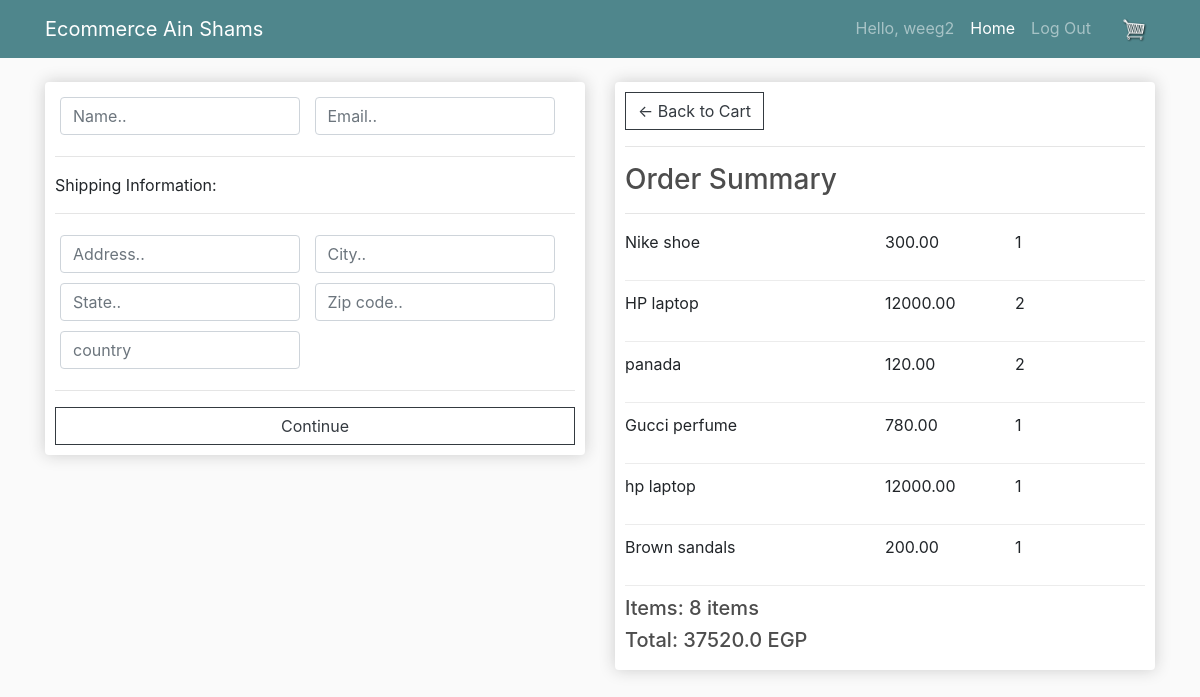
Page /checkout (signed in) on the earlier database version.
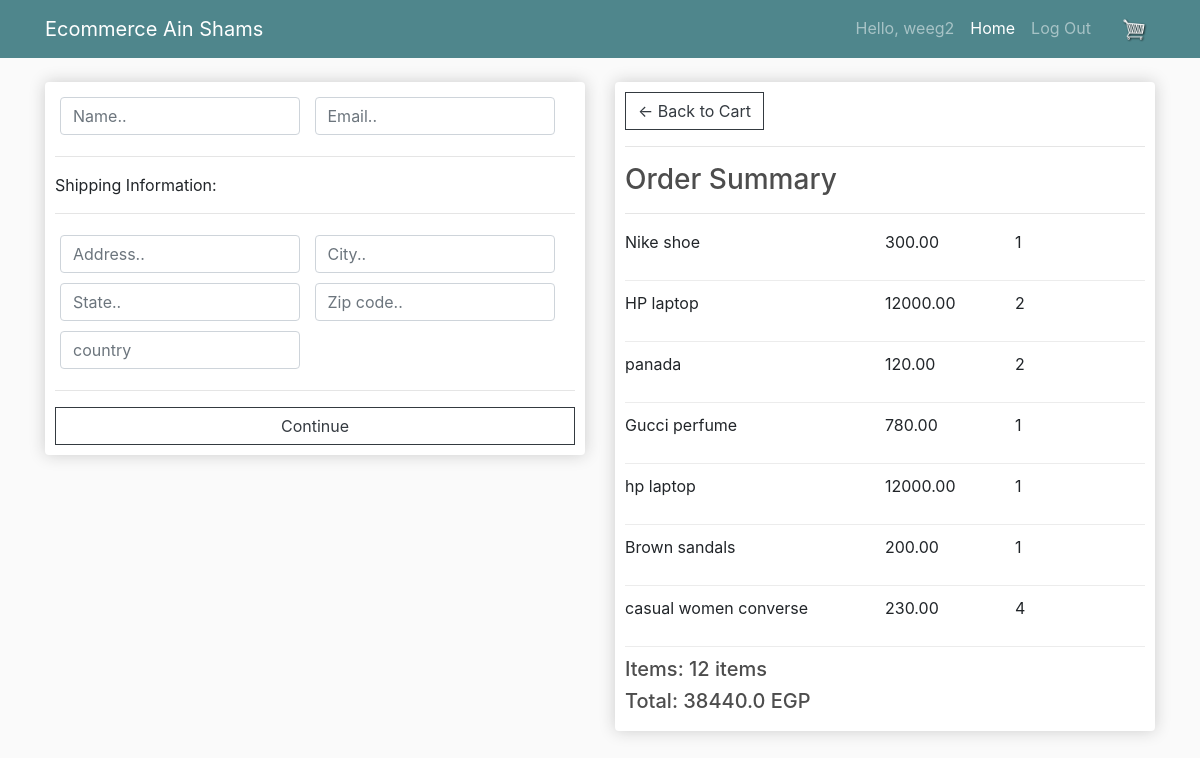
Same page on the later database version.
### home/models.py (models this page shows, shortened)
class OrderItem(models.Model):
    order = models.ForeignKey(Order,null=True,blank=True,on_delete = models.SET_NULL)
    product = models.ForeignKey(Product,null=True,blank=True,on_delete = models.SET_NULL)
    quantity = models.IntegerField(default=0,null=True,blank=True)
    date_added = models.DateTimeField(auto_now_add=True)
    @property
    def get_total(self):
        total=self.product.price * self.quantity
        return total

class Product (models.Model):
    CATEGORY=(
        ('clothes','clothes'),
        ('shoes','shoes'),
        ('watches','watches'),
        ('laptops','laptops'),
        ('mobile phones','mobile phones'),
        ('headphones/headsets','headphones/headsets'),
        ('perfumes/deodrants','perfumes/deodrants'),
        ('accessories','accessories'),
        ('kid toys','kid toys'),
    )
    name = models.CharField(max_length=200,null=True)
    slug = models.SlugField(unique=True)
    description = models.TextField()
    price = models.FloatField()
    image = models.ImageField(null=True,blank=True)
    category = models.CharField(max_length=64,choices=CATEGORY,null=True)
    class Meta:
        unique_together = ('name','slug')

class Order(models.Model):
    customer = models.ForeignKey(Customer,null=True,on_delete = models.SET_NULL)
    date_ordered = models.DateTimeField(auto_now_add=True)
    complete = models.BooleanField(default=False,null=True,blank=False)
    transaction_id = models.CharField(max_length=200,null=True)
    @property
    def get_cart_total(self):
        orderitems=self.orderitem_set.all()
        total=sum([item.get_total for item in orderitems])
        return total
    @property
    def get_cart_items(self):
        orderitems=self.orderitem_set.all()
        total=sum([item.quantity for item in orderitems])
        return total

### home/views.py (the view)
# urls.py: path('checkout',views.checkout,name = "checkout"),
def checkout(request):
    if request.user.is_authenticated:
        customer=request.user.customer
        order, created=Order.objects.get_or_create(customer=customer,complete=False)
        items=order.orderitem_set.all()
    else:
        items=[]
    context = {'items':items,'order':order}
    return render(request, 'home/checkout.html', context)

### home/templates/home/checkout.html (shortened to what this page needs)
{% extends 'home/main.html' %}
{% load static %}
{%block content%}
    <br>
    <br>
    <div class="row">
		<div class="col-lg-6">
			<div class="box-element" id="form-wrapper">
				<form id="form">
					<div id="user-info">
						<div class="form-field">
							<input required class="form-control" type="text" name="name" placeholder="Name..">
						</div>
						<div class="form-field">
							<input required class="form-control" type="email" name="email" placeholder="Email..">
						</div>
					</div>
					<div id="shipping-info">
						<hr>
						<p>Shipping Information:</p>
						<hr>
						<div class="form-field">
							<input class="form-control" type="text" name="address" placeholder="Address..">
						</div>
						<div class="form-field">
							<input class="form-control" type="text" name="city" placeholder="City..">
						</div>
						<div class="form-field">
							<input class="form-control" type="text" name="state" placeholder="State..">
						</div>
						<div class="form-field">
							<input class="form-control" type="text" name="zipcode" placeholder="Zip code..">
						</div>
						<div class="form-field">
							<input class="form-control" type="text" name="country" placeholder="country">
						</div>
					</div>
					<hr>
					<input id="form-button" class="btn btn-outline-dark btn-block" type="submit" value="Continue">
				</form>
			</div>
			<br>
		</div>
		<div class="col-lg-6">
			<div class="box-element">
				<a  class="btn btn-outline-dark" href="{% url 'cart' %}">&#x2190; Back to Cart</a>
				<hr>
				<h3>Order Summary</h3>
				<hr>
				{%for item in items%}
				<div class="cart-row">
					<div style="flex:2">{{ item.product.name }}</div>
					<div style="flex:1">{{ item.product.price|floatformat:2 }}</div>
					<div style="flex:1"><p>{{item.quantity}}</p></div>
				</div>
				{%endfor%}
				<h5>Items: {{order.get_cart_items}} items</h5>
				<h5>Total: {{order.get_cart_total}} EGP</h5>
			</div>
		</div>
	</div>
{%endblock content%}

Differences in the rows shown:
added OrderItem: product.name "casual women converse", product.price "230.00", quantity "4"
computed for Order: get_cart_items "8" → "12"; get_cart_total "37520.0" → "38440.0"
